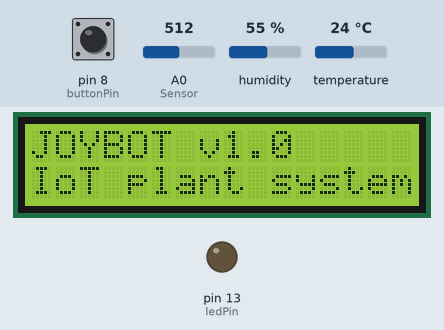
Bench run of a sketch on a simulated Arduino Uno, built with avr-gcc and run on an emulated ATmega328P. Parts: 16×2 character LCD, output pins drawn as LEDs (lit = HIGH). Inputs (shaded band) come from the test bench; at power-on: pin 8 (buttonPin) LOW, A0 (Sensor) = 512, humidity 55 %, temperature 24 °C. What the sketch prints to the serial monitor is not drawn.

Above: at 1.2 s.
1.3 s: pin 8 (buttonPin) pulled HIGH for 0.15 s
At 2.6 s:
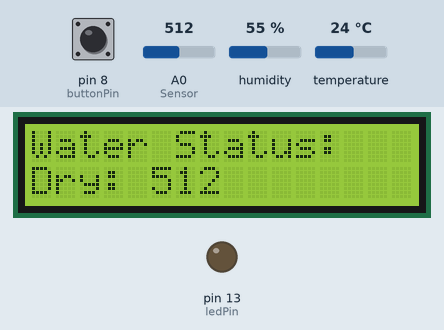
2.9 s: pin 8 (buttonPin) pulled HIGH for 1 s
At 4.4 s:
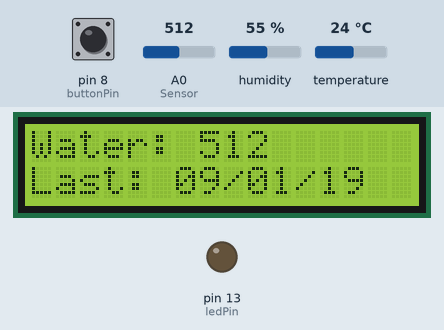
5.4 s: pin 8 (buttonPin) pulled HIGH for 0.15 s
At 6.0 s:
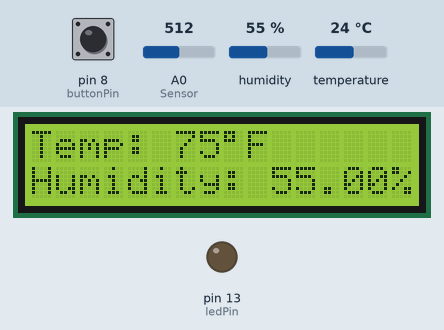
7.0 s: pin 8 (buttonPin) pulled HIGH for 3.2 s
At 8.3 s:
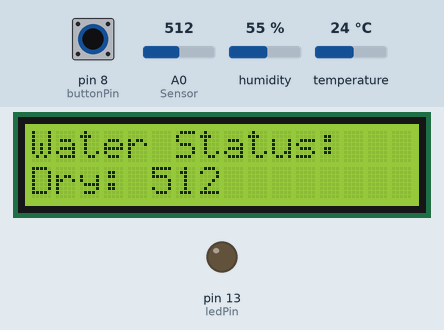
Timing chart, 0 to 10.0 s (numbered marks = the images above; inputs shaded):
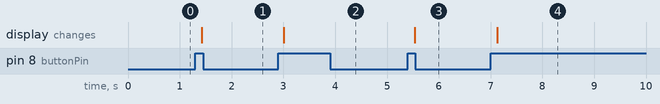

The sketch:

soil_moisture_sensor_1_0_0.ino
```cpp
// include the library code:
#include <LiquidCrystal.h>
#include <dht.h>

dht DHT;

#define DHT11_PIN 7

// initialize the library with the numbers of the interface pins
LiquidCrystal lcd(12, 11, 5, 4, 3, 2);


// this constant won't change:
const int  buttonPin = 8;    // the pin that the pushbutton is attached to
const int ledPin = 13;       // the pin that the LED is attached to

// Variables will change:
int buttonPushCounter = 0;   // counter for the number of button presses
int buttonState = 0;         // current state of the button
int lastButtonState = 0;     // previous state of the button
int menuPage = 0;

// sensor
const int AirValue = 595;   //you need to replace this value with Value_1
const int WaterValue = 320;  //you need to replace this value with Value_2
int intervals = (AirValue - WaterValue)/3;
int soilMoistureValue = 0;


void setup() {
  // initialize the button pin as a input:
  pinMode(buttonPin, INPUT);
  // initialize the LED as an output:
  pinMode(ledPin, OUTPUT);
  // initialize serial communication:
  Serial.begin(9600);

  // set up the LCD's number of columns and rows:
  lcd.begin(16, 2);
  // Print a message to the LCD.
  lcd.print("JOYBOT v1.0");
  lcd.setCursor(0,1);
  lcd.print("IoT plant system");
}


void loop() {
  handleButton();


}

void handleButton(){
    // read the pushbutton input pin:
  buttonState = digitalRead(buttonPin);

  // compare the buttonState to its previous state
  if (buttonState != lastButtonState) {
    // if the state has changed, increment the counter
    if (buttonState == HIGH) {
      // if the current state is HIGH then the button went from off to on:
      buttonPushCounter++;
      menuPage++;

      if (menuPage > 3 ){
        menuPage = 1;
      }
      handlePages();

    } else {
      // if the current state is LOW then the button went from on to off:
//      Serial.println("off");
    }
    // Delay a little bit to avoid bouncing
    delay(50);
  }
  // save the current state as the last state, for next time through the loop
  lastButtonState = buttonState;
}

void handlePages() {
      handleLogger();
      switch (menuPage)
    {
        case 1:
          soilMoistureCheck();
          break;
        case 2:
          soilLastChecked();
          break;
        case 3:
          tempHumidityCheck();
          break;
    }

}

void tempHumidityCheck() {
  int chk = DHT.read11(DHT11_PIN);
  int tempF = DHT.temperature * 9 / 5 + 32;
  lcd.clear();
  lcd.setCursor(0,0);
  lcd.print("Temp: ");
  lcd.print(tempF);
  lcd.print((char)223);
  lcd.print("F");
  lcd.setCursor(0,1);
  lcd.print("Humidity: ");
  lcd.print(DHT.humidity);
  lcd.print("%");
  delay(500);
}

void soilLastChecked() {
    int val;
  lcd.clear();
  lcd.setCursor(0,0);

  val = analogRead(0); //connect sensor to Analog 0
//  Serial.println(val); //print the value to serial port
  lcd.print("Water: ");
  lcd.print(val); // TODO: get reading and display value
  lcd.setCursor(0,1);
  lcd.print("Last: 09/01/19");
  delay(500);
  }

void soilMoistureCheck(){
  lcd.clear();
  lcd.setCursor(0,0);
  lcd.print("Water Status:");

  soilMoistureValue = analogRead(A0);  //put Sensor insert into soil

  if(soilMoistureValue > WaterValue && soilMoistureValue < (WaterValue + intervals))
  {
    Serial.println("Very Wet");
    Serial.println("                 ");
    lcd.setCursor(0,1);
    lcd.print("Very Wet: ");
    lcd.print(soilMoistureValue);

  }
  else if(soilMoistureValue > (WaterValue + intervals) && soilMoistureValue < (AirValue - intervals))
  {
    Serial.println("Wet");
    Serial.println("                 ");
    lcd.setCursor(0,1);
    lcd.print("Wet: ");
    lcd.print(soilMoistureValue);
  }
  else if(soilMoistureValue < AirValue && soilMoistureValue > (AirValue - intervals))
  {

    Serial.println("Dry");
    Serial.println("                 ");
    lcd.setCursor(0,1);
    lcd.print("Dry: ");
    lcd.print(soilMoistureValue);
  } else {
    Serial.println("!!!!!!!!!!!!!!!!!!");
    Serial.print("Bad moisture value - ");
    Serial.print(soilMoistureValue);
    Serial.println("                   ");

  }
   delay(500);
}

void handleLogger(){
  Serial.println("========================");
  Serial.print("soilMoistureValue: ");
  Serial.print(soilMoistureValue);
  Serial.println("                 ");
  Serial.print("AirValue: ");
  Serial.print(AirValue);
  Serial.println("                 ");
  Serial.print("WaterValue: ");
  Serial.print(WaterValue);
  Serial.println("                 ");
  Serial.print("intervals: ");
  Serial.print(intervals);
  Serial.println("                 ");


//  WaterValue
//  intervals

  }
```

Measured:
- after the input at 1.3 s, the display: changes after 0.13 s (image 1)
- after the input at 2.9 s, the display: changes after 0.11 s (image 2)
- after the input at 5.4 s, the display: changes after 0.13 s (image 3)
- after the input at 7.0 s, the display: changes after 0.13 s (image 4)
